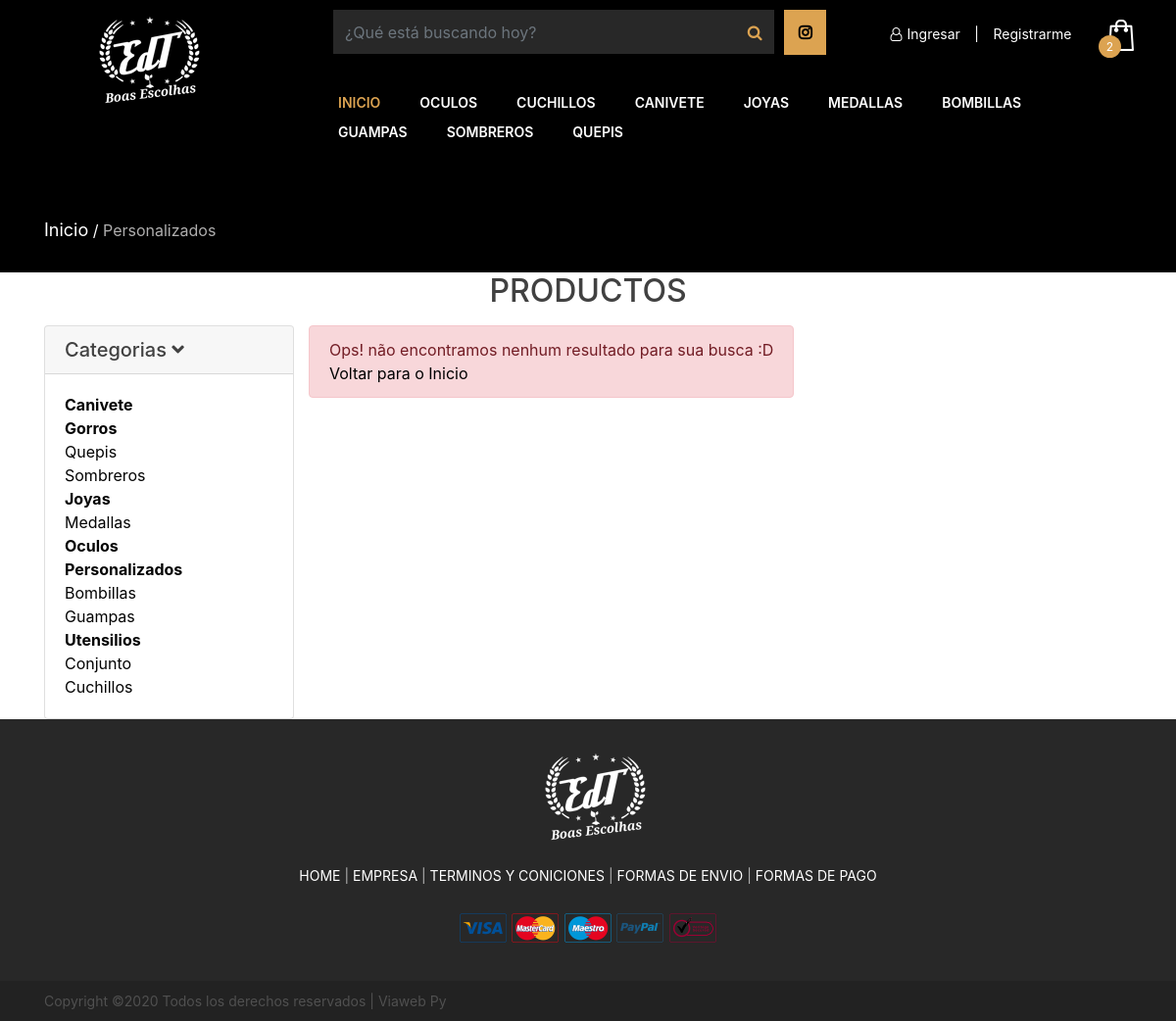
The page /categorie.php on the database its author committed.
### tables this page shows
CREATE TABLE IF NOT EXISTS `tb_categoria` (
  `id` int(11) NOT NULL AUTO_INCREMENT,
  `nombre` varchar(80) NOT NULL,
  `id_padre` int(11) DEFAULT NULL,
  `menu` tinyint(1) NOT NULL,
  `activo` tinyint(1) NOT NULL,
  PRIMARY KEY (`id`)
);

### includes/funciones.php (called while the page is built, shortened)
<?php
	function getAllMenuCategorias () {
		$connection = conn();
		$sql = "SELECT * FROM tb_categoria WHERE activo = '1' AND menu='1'";
		$query = $connection->prepare($sql);
		$query->execute();
		if ($query->rowCount() > 0) {
			$result= $query->fetchAll();
		} else {
			$result = null;
		}
		return $result;
	}
	function getCategorias () {
		$connection = conn();
		$sql = "SELECT * FROM tb_categoria WHERE id_padre IS NULL ORDER BY nombre ASC";
		$query = $connection->prepare($sql);
		$query->execute();
		if ($query->rowCount() > 0) {
			$result= $query->fetchAll();
		} else {
			$result = null;
		}
		return $result;
	}
	function getSubCategorias ($categoria) {
		$connection = conn();
		$sql = "SELECT * FROM tb_categoria WHERE id_padre = '$categoria' ORDER BY nombre ASC";
		$query = $connection->prepare($sql);
		$query->execute();
		if ($query->rowCount() > 0) {
			$result= $query->fetchAll();
		} else {
			$result = null;
		}
		return $result;
	}
	function getProdbyCategoria ($categoria) {
		$connection = conn();
		if($categoria != 'ALL') {
			$sql = "SELECT tb_producto_categoria.*, tb_producto.*, tb_producto_img.url as img, tb_producto_img.orden as orden FROM tb_producto_categoria LEFT JOIN tb_producto ON tb_producto_categoria.id_producto=tb_producto.id LEFT JOIN tb_producto_img ON tb_producto_img.id_producto = tb_producto.id WHERE tb_producto.activo = 1 AND (tb_producto_categoria.id_categoria = '$categoria' OR tb_producto_categoria.id_categoria IN (SELECT id FROM tb_categoria WHERE id_padre = '$categoria')) ORDER BY nombre ASC";
		}
		$query = $connection->prepare($sql);
		$query->execute();
		if ($query->rowCount() > 0) {
			$result= $query->fetchAll();
		} else {
			$result = null;
		}
		return $result;
	}
?>

### categorie.php (the view, shortened to what this page needs)
<!DOCTYPE html>
<html lang="zxx">
<?php include("includes/head.php");
include_once "includes/funciones.php";
if (isset($_GET['cat']) && $_GET['cat'] > 0) {
	$categoria = $_GET['cat'];
}else {
   $categoria = "11";
}
$productos = getProdbyCategoria($categoria);
?>
<body>
	<?php include("includes/header.php"); ?>
	<div class="page-info-section page-info-big">
		<div class="container">
			<div class="site-breadcrumb">
				<a href="">Inicio</a> /
				<span>Personalizados</span>
			</div>
		</div>
	</div>
	<div class="container gral-container">
				<div class="box-title">
					 <h3 class="h2 text-center">PRODUCTOS</h3>
				</div>
				<div class="row">
					<div class="col-md-3">
						<div class="accordion md-accordion" id="accordionEx" role="tablist" aria-multiselectable="true">
						  <div class="card" id="block-categoria">
						    <div class="card-header bg-primario" role="tab" id="headingOne1">
						      <a data-toggle="collapse" data-parent="#accordionEx" href="#collapseOne1" aria-expanded="true"
						        aria-controls="collapseOne1">
						        <h5 class="mb-0">
						          Categorias <i class="fas fa-angle-down rotate-icon"></i>
						        </h5>
						      </a>
						    </div>
						    <div id="collapseOne1" class="collapse show" role="tabpanel" aria-labelledby="headingOne1"
						      data-parent="#accordionEx">
						      <div class="card-body">
								 <?php
									   $categorias = getCategorias();
								 	  foreach ($categorias as $categoria){
									  ?>
										<a type="button" class="listado" href="categorie.php?cat=<?php echo($categoria['id']) ?>"><b><?php echo($categoria['nombre']) ?></b></a><br>
  										<div >
										<?php
											$subcategorias = getSubCategorias($categoria['id']);
											if($subcategorias){
												foreach ($subcategorias as $subcategoria) {
										?>
      													<a  class="listado" href="categorie.php?cat=<?php echo($subcategoria['id']) ?>"><?php echo($subcategoria['nombre']) ?></a><br>
										<?php }
										}
										?>
    									</div>
									<?php
								  } ?>
							  </div>
						    </div>
						  </div>
						</div>
					</div>
					<div class="col-md-9">
					    <div class="row">
							<?php
								if ($productos == NULL){?>
								<div class="alert alert-danger" role="alert">
									Ops! não encontramos nenhum resultado para sua busca :D<br>
									<a href="index.php" style="color: black">Voltar para o Inicio</a>
								</div>
			<?php }  ?>
			</div>
			</div>
		</div>
		</div>
	<?php include("includes/footer.php");?>
    </body>
</html>

### includes/header.php (shortened to what this page needs)
<?php
	$categorias= getAllMenuCategorias();
?>
<header>
<div class="container-fluid">
	<div class="row">
	<div class="container">
	<div class="row">
				<div class= "col-md-3">
					<div class="site-logo">
						<img src="img/logo.png" id="logo" alt="logo" >
					</div>
				</div>
				<div class="col-md-9 menu-area">
					<div class="row">
						<div class="col-md-8">
							<div class="input-group" id="busqueda">
								<input type="text" class="form-control" placeholder="¿Qué está buscando hoy?">
									<div class="input-group-append">
									<button class="btn btn-secondary" type="button">
									<i class="fa fa-search"></i>
								</button>
								</div>
							</div>
							<div class="social-top">
								<a href=""><i class="fa fa-instagram" aria-hidden="true"></i></a>
							</div>
						</div>
					<div class="col-md-4">
						<div class="" style="margin-top: 10px;">
								<div class="header-right">
									<?php
										if (!isset($_SESSION['usuario'])){
									?>
										<a href="ingresar.php" class="user-menu register" style="margin-right: 10px;"> <i class="fa fa-user-o" aria-hidden="true"></i>Ingresar</a>
										<span class="user-menu register" style="margin-right: 10px;">|</span>
										<a href="registrar.php" class="user-menu register" style="margin-left: 0px;"> Registrarme</a>
									<?php } ?>
									<a href="cart.php" class="card-bag"><img src="img/icons/bag.png" alt=""><span>2</span></a>
								</div>
							</div>
						</div>
					</div>
					<div class="col-md-12">
						<ul class="main-menu">
								<li><a class="m-activ" href="index.php">Inicio</a></li>
								<?php foreach ($categorias as $cat) { ?>
									<li><a href="categorie.php?cat=<?php echo $cat['id']?>"><?php echo $cat['nombre']?></a></li>
								<?php } ?>
						</ul>
					</div>
				</div>
	</div>
	</div>
</div>
</header>

### css/style.css (style rules this page uses)
html, body { height: 100%; font-family: 'Raleway', sans-serif; -webkit-font-smoothing: antialiased; font-smoothing: antialiased; }
h1, h2, h3, h4, h5, h6 { margin: 0; font-weight: 500; color: #414141; }
h3 { font-size: 30px; }
h5 { font-size: 18px; }
img { max-width: 100%; }
ul, ol { padding: 0; margin: 0; }
.site-logo { display: inline-block; padding-top: 0; float: left; }
.main-menu { list-style: none; margin: 0 auto; display: block; float: right; margin-right: 450px; }
.main-menu li { display: inline; float: left; }
.main-menu li a { display: inline-block; font-size: 14px; text-transform: uppercase; font-weight: 600; color: #fff; padding: 8px 5px 0; margin-left: 50px; }
.header-right { float: right; }
.header-right a { display: inline-block; }
.header-right .card-bag { position: relative; text-align: center; }
.header-right .card-bag span { position: absolute; width: 23px; height: 23px; left: -7px; bottom: -7px; padding-top: 3px; border-radius: 50px; background: #414141; font-size: 12px; color: #fff; }
.page-info-section { background: #ebebeb; }
.page-info-section.page-info-big { padding: 135px 0; }
.page-info-section .container { position: relative; }
.site-breadcrumb { color: #909090; }
.site-breadcrumb a { font-size: 18px; color: #909090; }
.site-breadcrumb span { color: #414141; }
@media (min-width: 1200px) { .container { max-width: 1176px; } }
@media only screen and (max-width: 1527px) { .main-menu { margin-right: 290px; } }
@media only screen and (max-width: 1350px) { .main-menu { margin-right: 80px; } }
.page-info-section { background: black; }
.site-breadcrumb { color: white; }
.site-breadcrumb a { color: white; }
.site-breadcrumb span { color: rgb(175, 174, 174); }
.listado { color: #040404; }

### css/edt.css (style rules this page uses)
header { background: black; z-index: 999; }
header .menu-area { padding: 10px; }
#busqueda { width: 85%; float: left; }
#busqueda input { background: #282828; border: 0; border-radius: 0; height: 45px; margin-left: 15px; }
#busqueda button { background: #282828; border: 0; border-radius: 0; }
#busqueda i { color: #dca351; }
.social-top .fa.fa-instagram { background: #dca351; padding: 15px; color: black; font-weight: 900; margin-left: 10px; }
.header-right .card-bag span { background-color: #dca351; }
.main-menu { float: left; }
.main-menu .m-activ { color: #dca351; }
.main-menu li a { display: inline-block; font-size: 14px; text-transform: uppercase; font-weight: 600; color: #fff; padding: 8px 5px 0; margin: 0 30px 0 0; }
.site-logo { padding-top: 12px; float: left; }
.user-menu { color: #fff; padding: 0; margin-right: 30px; font-size: 14px; }
.user-menu i { color: #fff; padding: 0 5px; }
.page-info-section.page-info-big { padding: 65px 0 30px 0; }
@media only screen and (max-width: 1527px) { .main-menu { margin-right: 0px !important; padding-top: 30px; } }

### rows shown on the page
tb_categoria: nombre "OCULOS", nombre "Oculos"
tb_categoria: nombre "CUCHILLOS", nombre "Cuchillos"
tb_categoria: nombre "CANIVETE", nombre "Canivete"
tb_categoria: nombre "JOYAS", nombre "Joyas"
tb_categoria: nombre "MEDALLAS", nombre "Medallas"
tb_categoria: nombre "BOMBILLAS", nombre "Bombillas"
tb_categoria: nombre "GUAMPAS", nombre "Guampas"
tb_categoria: nombre "SOMBREROS", nombre "Sombreros"
tb_categoria: nombre "QUEPIS", nombre "Quepis"
tb_categoria: nombre "Gorros"
tb_categoria: nombre "Personalizados"
tb_categoria: nombre "Utensilios"
tb_categoria: nombre "Conjunto"
